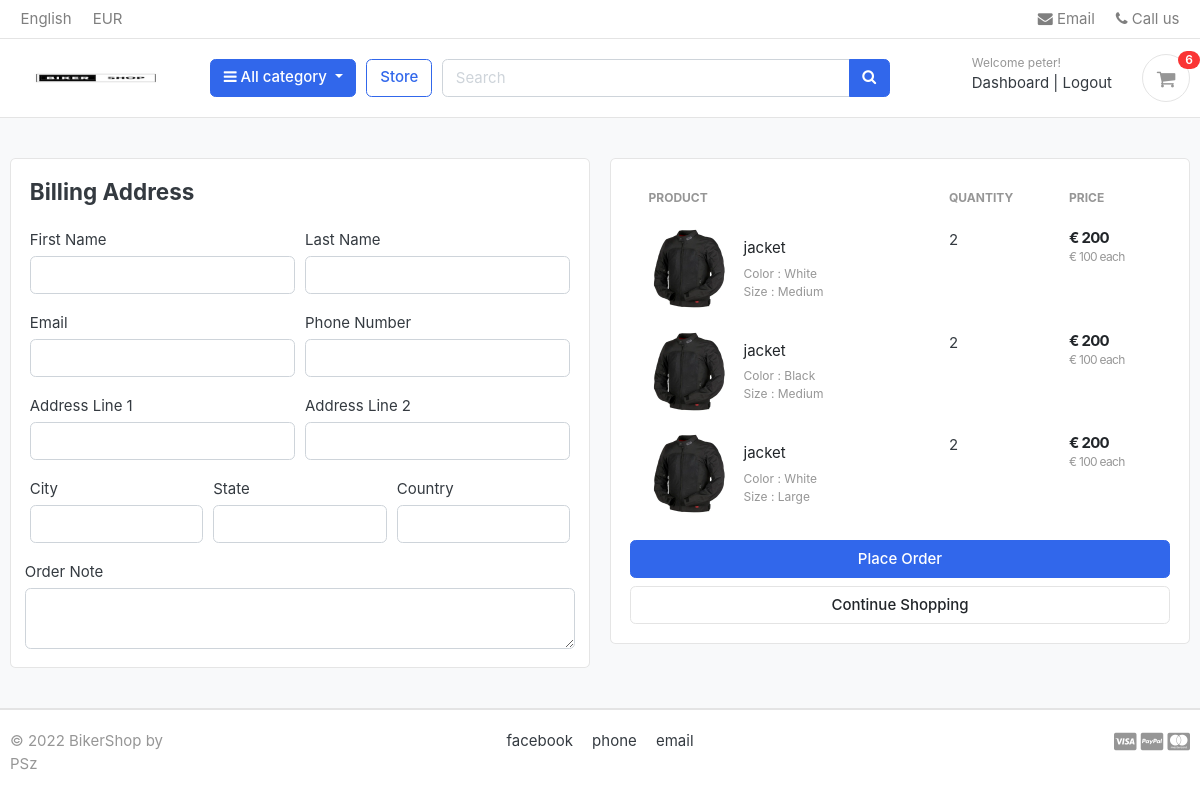
Page /cart/checkout/ (signed in) on the earlier database version.
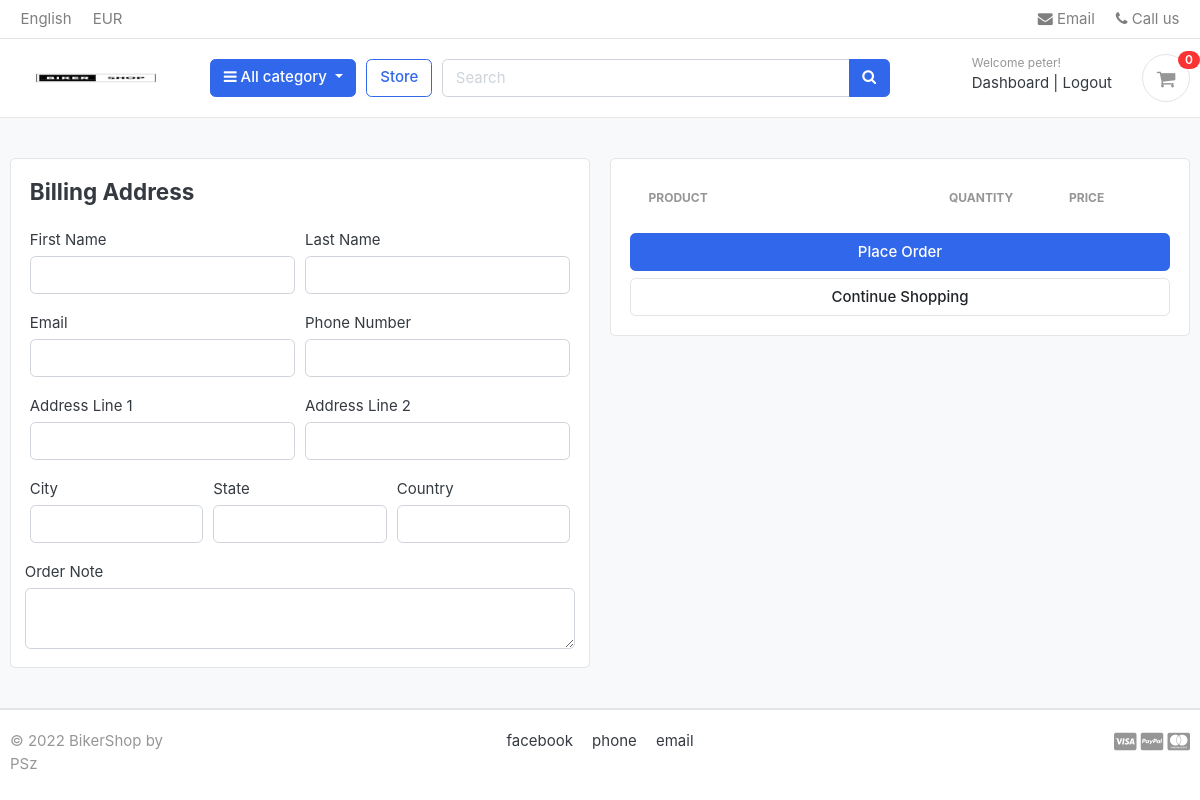
Same page on the later database version.
### carts/models.py (models this page shows, shortened)
class CartItem(models.Model):
    user = models.ForeignKey(Account, on_delete=models.CASCADE, null=True)
    product = models.ForeignKey(Product, on_delete=models.CASCADE)
    variations = models.ManyToManyField(Variation, blank=True)
    cart    = models.ForeignKey(Cart, on_delete=models.CASCADE, null=True)
    quantity = models.IntegerField()
    is_active = models.BooleanField(default=True)
    def sub_total(self):
        return self.product.price * self.quantity

### store/models.py (models this page shows, shortened)
class Product(models.Model):
    product_name    = models.CharField(max_length=200, unique=True)
    slug            = models.SlugField(max_length=200, unique=True)
    description     = models.TextField(max_length=500, blank=True)
    price           = models.IntegerField()
    images          = models.ImageField(upload_to='photos/products')
    stock           = models.IntegerField()
    is_available    = models.BooleanField(default=True)
    category        = models.ForeignKey(Category, on_delete=models.CASCADE)
    created_date    = models.DateTimeField(auto_now_add=True)
    modified_date   = models.DateTimeField(auto_now=True)
    def get_url(self):
        return reverse('product_detail', args=[self.category.slug, self.slug])

class Variation(models.Model):
    product = models.ForeignKey(Product, on_delete=models.CASCADE)
    variation_category = models.CharField(max_length=100, choices=variation_category_choice)
    variation_value     = models.CharField(max_length=100)
    is_active           = models.BooleanField(default=True)
    created_date        = models.DateTimeField(auto_now=True)
    objects = VariationManager()

### carts/views.py (the view)
# urls.py: path('checkout/', views.checkout, name='checkout'),
@login_required(login_url='login')
def checkout(request, total=0, quantity=0, cart_items=None):
    try:
        tax = 0
        grand_total = 0
        if request.user.is_authenticated:
            cart_items = CartItem.objects.filter(user=request.user, is_active=True)
        else:
            cart = Cart.objects.get(cart_id=_cart_id(request))
            cart_items = CartItem.objects.filter(cart=cart, is_active=True)
        for cart_item in cart_items:
            total += (cart_item.product.price * cart_item.quantity)
            quantity += cart_item.quantity
        shipping = (1 * total)/100
        grand_total = total + shipping
    except ObjectDoesNotExist:
        pass #just ignore
    context = {
        'total': total,
        'quantity': quantity,
        'cart_items': cart_items,
        'shipping': shipping,
        'grand_total': grand_total,
    }
    return render(request, 'store/checkout.html', context)

### carts/context_processors.py (called while the page is built)
def counter(request):
    cart_count = 0
    if 'admin' in request.path:
        return {}
    else:
        try:
            cart = Cart.objects.filter(cart_id=_cart_id(request))
            if request.user.is_authenticated:
                cart_items = CartItem.objects.all().filter(user=request.user)
            else:
                cart_items = CartItem.objects.all().filter(cart=cart[:1])
            for cart_item in cart_items:
                cart_count += cart_item.quantity
        except Cart.DoesNotExist:
            cart_count = 0
    return dict(cart_count=cart_count)

### carts/views.py (called while the page is built)
def _cart_id(request):
    cart = request.session.session_key
    if not cart:
        cart = request.session.create()
    return cart

### category/context_processors.py (called while the page is built)
def menu_links(request):
    links = Category.objects.all()
    return dict(links=links)

### category/models.py (called while the page is built)
    def get_url(self):
        return reverse('products_by_category', args=[self.slug])

### templates/store/checkout.html (shortened to what this page needs)
{% extends 'base.html' %}
{% load static %}
{% block content %}
<section class="section-content padding-y bg">
<div class="container">
<div class="row">
	<aside class="col-lg-6">
<div class="card">
  <div class="card-body">
    <h4 class="card-title mb-4">Billing Address</h4>
    <form action="{% url 'place_order' %}" method="POST">
      <div class="form-row">
        <div class="col form-group">
          <label for="">First Name</label>
          <input type="text" name="first_name" class="form-control" required>
        </div>
        <div class="col form-group">
          <label for="">Last Name</label>
          <input type="text" name="last_name" class="form-control" required>
        </div>
      </div>
      <div class="form-row">
        <div class="col form-group">
          <label for="">Email</label>
          <input type="email" name="email" class="form-control" required>
        </div>
        <div class="col form-group">
          <label for="">Phone Number</label>
          <input type="text" name="phone" class="form-control" required>
        </div>
      </div>
      <div class="form-row">
        <div class="col form-group">
          <label for="">Address Line 1</label>
          <input type="text" name="address_line_1" class="form-control" required>
        </div>
        <div class="col form-group">
          <label for="">Address Line 2</label>
          <input type="text" name="address_line_2" class="form-control">
        </div>
      </div>
      <div class="form-row">
        <div class="col form-group">
          <label for="">City</label>
          <input type="text" name="city" class="form-control" required>
        </div>
        <div class="col form-group">
          <label for="">State</label>
          <input type="text" name="state" class="form-control" required>
        </div>
        <div class="col form-group">
          <label for="">Country</label>
          <input type="text" name="country" class="form-control" required>
        </div>
        </div>
        <div class="form-row">
          <label for="">Order Note</label>
          <textarea name="order_note" rows="2" class="form-control"></textarea>
        </div>
  </div>
</div>
	</aside>
	<aside class="col-lg-6">
		<div class="card">
		<div class="card-body">
      <table class="table table-borderless table-shopping-cart">
      <thead class="text-muted">
      <tr class="small text-uppercase">
        <th scope="col">Product</th>
        <th scope="col" width="120">Quantity</th>
        <th scope="col" width="120">Price</th>
      </tr>
      </thead>
      <tbody>
      {% for cart_item in cart_items %}
      <tr>
      	<td>
      		<figure class="itemside align-items-center">
      			<div class="aside"><img src="{{ cart_item.product.images.url }}" class="img-sm"></div>
      			<figcaption class="info">
      				<a href="{{ cart_item.product.get_url }}" class="title text-dark">{{ cart_item.product.product_name }}</a>
      				<p class="text-muted small">
      					{% if cart_item.variations.all %}
      						{% for item in cart_item.variations.all %}
      							{{ item.variation_category | capfirst }} : {{ item.variation_value | capfirst }} <br>
      						{% endfor %}
      					{% endif %}
      				</p>
      			</figcaption>
      		</figure>
      	</td>
      	<td>
      				<label for="">{{cart_item.quantity}}</label>
      	</td>
      	<td>
      		<div class="price-wrap">
      			<var class="price">€ {{ cart_item.sub_total }}</var>
      			<small class="text-muted"> € {{ cart_item.product.price }} each </small>
      		</div>
      	</td>
      </tr>
      {% endfor %}
      </tbody>
      </table>
      <button type="submit" name="submit" class="btn btn-primary btn-block">Place Order</button>
			<a href="{% url 'store' %}" class="btn btn-light btn-block">Continue Shopping</a>
		</div>
		</div>
</aside>
</div>
</div>
</section>
{% endblock %}

### templates/includes/navbar.html (shortened to what this page needs)
{% load static %}
<header class="section-header">
    <nav class="navbar p-md-0 navbar-expand-sm navbar-light border-bottom">
    <div class="container">
      <div class="collapse navbar-collapse" id="navbarTop4">
        <ul class="navbar-nav mr-auto">
            <li class="nav-item dropdown">
                 <a href="#" class="nav-link">   English </a>
            </li>
            <li class="nav-item dropdown">
                <a href="#" class="nav-link"> EUR </a>
            </li>
        </ul>
        <ul class="navbar-nav">
            <li><a href="#" class="nav-link"> <i class="fa fa-envelope"></i> Email </a></li>
            <li><a href="#" class="nav-link"> <i class="fa fa-phone"></i> Call us </a></li>
        </ul>
      </div>
    </div>
    </nav>
    <section class="header-main border-bottom">
        <div class="container">
    <div class="row align-items-center">
        <div class="col-lg-2 col-md-3 col-6">
            <a href="{% url 'store' %}" class="brand-wrap">
                <img class="logo" src="{% static './images/logo.png' %}">
            </a>
        </div>
        <div class="col-lg col-sm col-md col-6 flex-grow-0">
            <div class="category-wrap dropdown d-inline-block float-right">
                <button type="button" class="btn btn-primary dropdown-toggle" data-toggle="dropdown">
                    <i class="fa fa-bars"></i> All category
                </button>
            </div>
        </div>
        <a href="{% url 'store' %}" class="btn btn-outline-primary">Store</a>
        <div class="col-lg  col-md-6 col-sm-12 col">
            <form action="{% url 'search' %}" class="search" method='GET'>
                <div class="input-group w-100">
                    <input type="text" class="form-control" style="width:60%;" placeholder="Search" name="keyword">
                    <div class="input-group-append">
                      <button class="btn btn-primary" type="submit">
                        <i class="fa fa-search"></i>
                      </button>
                    </div>
                </div>
            </form>
        </div>
        <div class="col-lg-3 col-sm-6 col-8 order-2 order-lg-3">
                    <div class="d-flex justify-content-end mb-3 mb-lg-0">
                        {% if user.id is None %}
                        <div class="widget-header">
                            <small class="title text-muted">Welcome guest!</small>
                            <div>
                                <a href="{% url 'login' %}">Sign in</a> <span class="dark-transp"> | </span>
                                <a href="{% url 'register' %}"> Register</a>
                            </div>
                        </div>
                        {% else %}
                        <div class="widget-header">
                            <small class="title text-muted">Welcome {{user.first_name}}!</small>
                            <div>
                                <a href="{% url 'dashboard' %}">Dashboard</a> <span class="dark-transp"> | </span>
                                <a href="{% url 'logout' %}">Logout</a>
                            </div>
                        </div>
                        {% endif %}
                        <a href="{% url 'cart' %}" class="widget-header pl-3 ml-3">
                            <div class="icon icon-sm rounded-circle border"><i class="fa fa-shopping-cart"></i></div>
                            <span class="badge badge-pill badge-danger notify">{{ cart_count }}</span>
                        </a>
                    </div>
                </div>
    </div>
        </div>
    </section>
</header>

Differences in the rows shown:
removed CartItem: product.images (picture), product.product_name "jacket", quantity "2", sub_total "200", product.price "100"
no longer on this page (row unchanged): Variation: variation_category "Color", variation_value "White"
no longer on this page (row unchanged): Variation: variation_category "Size", variation_value "Medium"
removed CartItem: product.images (picture), product.product_name "jacket", quantity "2", sub_total "200", product.price "100"
no longer on this page (row unchanged): Variation: variation_category "Color", variation_value "Black", shown under "jacket"
removed CartItem: product.images (picture), product.product_name "jacket", quantity "2", sub_total "200", product.price "100"
no longer on this page (row unchanged): Variation: variation_category "Size", variation_value "Large", shown under "jacket"
Other differences:
{{ cart_count }}: "6" → "0"
